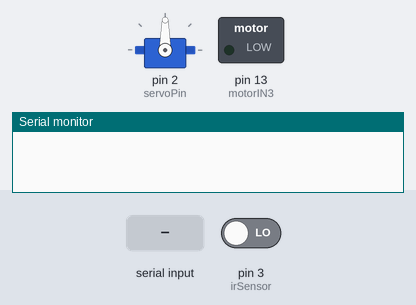
Recording of a sketch running on a simulated Arduino Uno, built with avr-gcc and run on an emulated ATmega328P. On the bench: servo, switched loads named in the sketch (green lamp = pin HIGH), the last lines printed to the serial monitor. The test bench sets the inputs (shaded band); at power-on: pin 3 (irSensor) LOW.

Above: at 1.7 s.
1.8 s: "s\n" received over Serial
At 2.1 s:
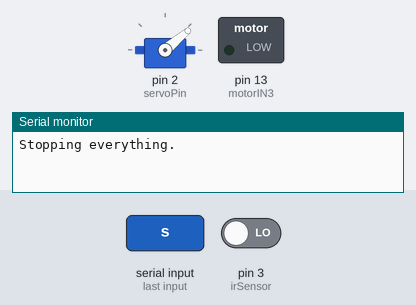
3.3 s: "mode1\n" received over Serial
At 3.45 s:
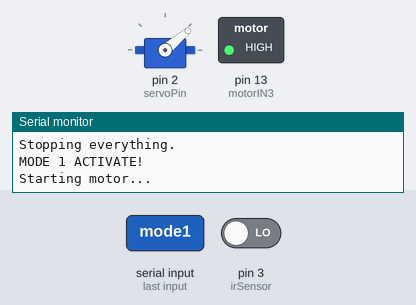
At 4.9 s:
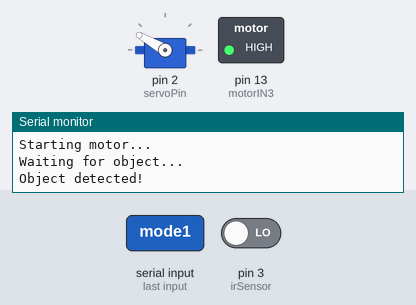
Timing chart, 0 to 6.4 s (numbered marks = the images above; inputs shaded):
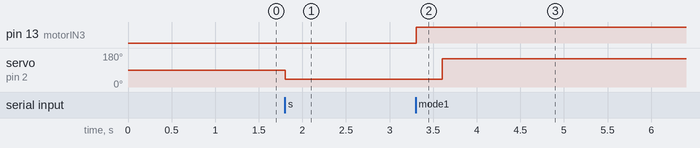

Measured:
- after the input at 1.8 s, servo on pin 2 (servoPin): 90° → 40° at once
- after the input at 3.3 s, pin 13 (motorIN3): LOW → HIGH at once; servo on pin 2 (servoPin): 40° → 150° after 0.31 s

The sketch:

paper_feed.ino
```cpp
#include <Servo.h>
Servo myServo;


// Define pins
const int irSensor = 3;
const int motorIN3 = 13;
const int servoPin = 2;

const int lowerRoller = 40;
const int upperRoller = 150;

const unsigned long timeoutDuration = 3000;  // 3 seconds timeout

bool stop = false;
bool mode2_active = false;
String command = "";


void setup() {
  pinMode(irSensor, INPUT);
  pinMode(motorIN3, OUTPUT);

  Serial.begin(9600);
  myServo.attach(servoPin);  // Attach once and keep it attached

  delay(500);
}


void loop() {
  // Read serial command
  if (Serial.available()) {
    command = Serial.readStringUntil('\n');
    command.trim();
    if (command == "s") {
      stopEverything();  // Interrupt any mode immediately
      return;
    }
  }

  // MODE 1: Run once and stop
  if (command == "mode1" && !mode2_active) {
    stop = false;
    Serial.println("MODE 1 ACTIVATE!");
    command = "";
    runFeedCycle(); // Run once
  }

  // MODE 2: Start continuous
  if (command == "mode2" && !mode2_active) {
    Serial.println("MODE 2 ACTIVATE!");
    mode2_active = true;
    stop = false;
    command = "";
  }

  // If in mode 2, keep running feed cycle
  if (mode2_active && !stop) {
    runFeedCycle();
  }
}


void runFeedCycle() {
  if (stop) return;

  Serial.println("Starting motor...");
  digitalWrite(motorIN3, HIGH);  // Start motor
  myServo.write(lowerRoller);    // Drop roller
  delay(300);

  Serial.println("Waiting for object...");
  unsigned long startTime = millis();
  while (digitalRead(irSensor) == HIGH) {
    if (checkStop() || stop) return;
    if (millis() - startTime >= timeoutDuration) {
      Serial.println("No object detected in time. Stopping...");
      stopEverything();
      return;
    }
  }

  Serial.println("Object detected!");
  myServo.write(upperRoller);    // Lift roller
  delay(100);

  while (digitalRead(irSensor) == LOW) {
    if (checkStop() || stop) return;
  }

  Serial.println("Object passed. Stopping motor.");
  digitalWrite(motorIN3, LOW);  // Stop motor
  myServo.write(lowerRoller);   // Drop roller again
  delay(1000); // delay for capturing images
  Serial.print("capture"); // signal the computer to capture
  delay(1300);
}


bool checkStop() {
  if (Serial.available()) {
    String temp = Serial.readStringUntil('\n');
    temp.trim();
    if (temp == "s") {
      stopEverything();
      return true;
    }
  }
  return false;
}


void stopEverything() {
  Serial.println("Stopping everything.");
  digitalWrite(motorIN3, LOW);
  myServo.write(lowerRoller);
  stop = true;
  mode2_active = false;
  command = "";
}
```
